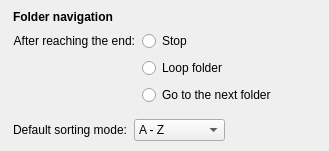
                <widget class="QWidget" name="folderNavGroup" native="true">
                 <property name="accessibleName">
                  <string notr="true">SGroup</string>
                 </property>
                 <layout class="QVBoxLayout" name="verticalLayout_16">
                  <property name="leftMargin">
                   <number>0</number>
                  </property>
                  <property name="topMargin">
                   <number>0</number>
                  </property>
                  <property name="rightMargin">
                   <number>0</number>
                  </property>
                  <property name="bottomMargin">
                   <number>0</number>
                  </property>
                  <item>
                   <layout class="QVBoxLayout" name="verticalLayout_17">
                    <property name="spacing">
                     <number>7</number>
                    </property>
                    <property name="leftMargin">
                     <number>13</number>
                    </property>
                    <property name="topMargin">
                     <number>10</number>
                    </property>
                    <property name="rightMargin">
                     <number>13</number>
                    </property>
                    <property name="bottomMargin">
                     <number>10</number>
                    </property>
                    <item>
                     <layout class="QHBoxLayout" name="horizontalLayout_32">
                      <property name="leftMargin">
                       <number>0</number>
                      </property>
                      <property name="topMargin">
                       <number>0</number>
                      </property>
                      <item>
                       <widget class="QLabel" name="label_30">
                        <property name="font">
                         <font>
                          <weight>75</weight>
                          <bold>true</bold>
                         </font>
                        </property>
                        <property name="text">
                         <string>Folder navigation</string>
                        </property>
                       </widget>
                      </item>
                     </layout>
                    </item>
                    <item>
                     <layout class="QGridLayout" name="gridLayout_5">
                      <property name="leftMargin">
                       <number>0</number>
                      </property>
                      <property name="topMargin">
                       <number>0</number>
                      </property>
                      <property name="rightMargin">
                       <number>0</number>
                      </property>
                      <property name="bottomMargin">
                       <number>0</number>
                      </property>
                      <property name="verticalSpacing">
                       <number>7</number>
                      </property>
                      <item row="0" column="1">
                       <widget class="QRadioButton" name="folderEndNoAction">
                        <property name="text">
                         <string>Stop</string>
                        </property>
                        <property name="checked">
                         <bool>false</bool>
                        </property>
                       </widget>
                      </item>
                      <item row="1" column="1">
                       <widget class="QRadioButton" name="folderEndLoop">
                        <property name="text">
                         <string>Loop folder</string>
                        </property>
                       </widget>
                      </item>
                      <item row="2" column="1">
                       <widget class="QRadioButton" name="folderEndSwitchFolder">
                        <property name="text">
                         <string>Go to the next folder</string>
                        </property>
                       </widget>
                      </item>
                      <item row="0" column="0">
                       <widget class="QLabel" name="label_16">
                        <property name="text">
                         <string>After reaching the end:</string>
                        </property>
                        <property name="alignment">
                         <set>Qt::AlignRight|Qt::AlignTrailing|Qt::AlignVCenter</set>
                        </property>
                       </widget>
                      </item>
                      <item row="0" column="2">
                       <spacer name="horizontalSpacer_25">
                        <property name="orientation">
                         <enum>Qt::Horizontal</enum>
                        </property>
                        <property name="sizeHint" stdset="0">
                         <size>
                          <width>40</width>
                          <height>10</height>
                         </size>
                        </property>
                       </spacer>
                      </item>
                     </layout>
                    </item>
                    <item>
                     <widget class="QWidget" name="widget_7" native="true">
                      <property name="sizePolicy">
                       <sizepolicy hsizetype="Expanding" vsizetype="Preferred">
                        <horstretch>0</horstretch>
                        <verstretch>0</verstretch>
                       </sizepolicy>
                      </property>
                      <property name="accessibleName">
                       <string notr="true">SLine</string>
                      </property>
                     </widget>
                    </item>
                    <item>
                     <layout class="QHBoxLayout" name="horizontalLayout_33">
                      <property name="leftMargin">
                       <number>0</number>
                      </property>
                      <property name="topMargin">
                       <number>0</number>
                      </property>
                      <property name="rightMargin">
                       <number>0</number>
                      </property>
                      <property name="bottomMargin">
                       <number>0</number>
                      </property>
                      <item>
                       <widget class="QLabel" name="label_6">
                        <property name="text">
                         <string>Default sorting mode:</string>
                        </property>
                        <property name="alignment">
                         <set>Qt::AlignRight|Qt::AlignTrailing|Qt::AlignVCenter</set>
                        </property>
                       </widget>
                      </item>
                      <item>
                       <widget class="QComboBox" name="sortingComboBox">
                        <property name="sizePolicy">
                         <sizepolicy hsizetype="Minimum" vsizetype="Minimum">
                          <horstretch>0</horstretch>
                          <verstretch>0</verstretch>
                         </sizepolicy>
                        </property>
                        <item>
                         <property name="text">
                          <string>A - Z</string>
                         </property>
                        </item>
                        <item>
                         <property name="text">
                          <string>Z - A</string>
                         </property>
                        </item>
                        <item>
                         <property name="text">
                          <string>Size</string>
                         </property>
                        </item>
                        <item>
                         <property name="text">
                          <string>Size (desc)</string>
                         </property>
                        </item>
                        <item>
                         <property name="text">
                          <string>Oldest</string>
                         </property>
                        </item>
                        <item>
                         <property name="text">
                          <string>Newest</string>
                         </property>
                        </item>
                       </widget>
                      </item>
                      <item>
                       <spacer name="horizontalSpacer_15">
                        <property name="orientation">
                         <enum>Qt::Horizontal</enum>
                        </property>
                        <property name="sizeHint" stdset="0">
                         <size>
                          <width>40</width>
                          <height>20</height>
                         </size>
                        </property>
                       </spacer>
                      </item>
                     </layout>
                    </item>
                   </layout>
                  </item>
                 </layout>
                </widget>
